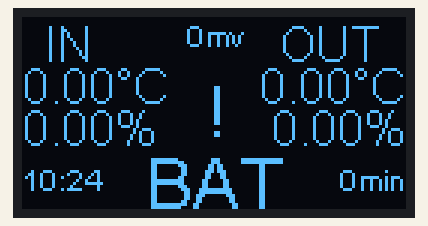
Bench run of a program on a simulated ESP8266 (Wemos D1 mini). Parts: 128×64 one-colour display. The local clock reads 2024-03-15 10:24:30 at power-on unless the program sets it; what the program prints to the serial monitor is not drawn.

Above: at 0.1 s.
At 60.2 s:
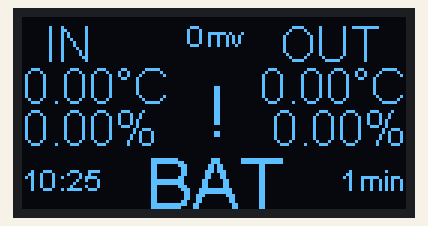
At 120.4 s:
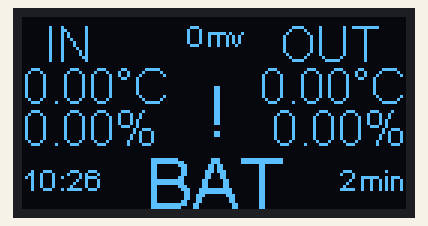

The program:

main.cpp
```cpp
#include <main.h>

void setup()
{
	wifi_set_channel(WIFI_CHANNEL);
	WiFi.hostname("Remote-display");
	Serial.begin(115200);
	Serial.println("\nStarted");
	Wire.begin();
	display.init();
    display.flipScreenVertically();
	display_data();

	Serial.println(WiFi.macAddress());

	init_esp_now();
}

void loop()
{
	if(package_recieved)
	{
		package_recieved = false;
		last_update = millis();
		if(data.humi[1] >= 0)
		{
			print_package();
			display_data();
		}
	}
	if(millis() - last_draw > 1000*60)
	{
		display_data();
	}
	delay(5000);
}

String get_time_str(time_t rawTime)
{
	char *dstAbbrev;
	time_t t = dstAdjusted.time(&dstAbbrev, rawTime);

	timeinfo = localtime(&t);
	return pad_number(timeinfo->tm_hour, 2) + ":" + pad_number(timeinfo->tm_min, 2);

}

String pad_number(int val, int n)
{
	int32_t multiplier = 1;
	int i=n;
	while( i >= 0)
	{
		if (val <= multiplier-1)
		{
			break;
		}
		i--;
		multiplier *= 10;
	}

	String out = "";

	if (val == 0)
	{
	    i--;
	}

	while(i-- > 0)
	{
		out += "0";
	}
	return out + String(val);
}

void display_data()
{
	display.clear();
	const int offset = 2;
	display.setTextAlignment(TEXT_ALIGN_LEFT);
	display.setFont(ArialMT_Plain_16);
	display.drawString(0, 0, "  IN");
	display.drawString(0, 16 - offset, String(data.temp[0]) + String("°C") );
	display.drawString(0, 32 - offset*2, String(data.humi[0]) + String("%"));

	display.setTextAlignment(TEXT_ALIGN_RIGHT);
	display.drawString(128, 0, "OUT  ");
	display.drawString(128, 16 - offset, String(data.temp[1]) + String("°C"));
	display.drawString(128, 32 - offset*2, String(data.humi[1]) + String("%"));

	display.setTextAlignment(TEXT_ALIGN_CENTER);
	display.setFont(ArialMT_Plain_10);
	display.drawString(64, 0, String(data.batV) + "mv");

	display.setTextAlignment(TEXT_ALIGN_LEFT);
	display.setFont(ArialMT_Plain_10);
	display.drawString(0, 48, get_time_str(data.time));
	display.setTextAlignment(TEXT_ALIGN_RIGHT);
	display.drawString(128, 48, String((millis() - last_update)/1000/60) + "min");

	if(data.batV < 3200)
	{
		display.setTextAlignment(TEXT_ALIGN_CENTER_BOTH);
		display.setFont(ArialMT_Plain_24);
		display.drawString(64, 32, "!");
		display.drawString(64, 32+24, "BAT");
	}
	display.display();
}

void print_package()
{
	// Print MAC of bug
	Serial.print("Sens: ");
	for(uint8_t i=0; i<5; i++)
	{
		Serial.print(mac_arr[i], HEX);Serial.print(':');
	}
	Serial.println(mac_arr[5], HEX);

	// Print package data (and calculated dew point)
	Serial.print("  Temp: "); Serial.print(data.temp[0]); Serial.print(" °C-i"); Serial.print(data.temp[1]); Serial.println(" °C");
	Serial.print("  Humi: "); Serial.print(data.humi[0]); Serial.print(" %-i"); Serial.print(data.humi[1]); Serial.print(" %");
	Serial.print("  BatV: "); Serial.print(data.batV); Serial.println(" mV\n");
	Serial.print("  Time: "); Serial.print(data.time); Serial.println(" s\n");

}

void init_esp_now()
{
	WiFi.mode(WIFI_OFF);
	delay(100);
	WiFi.mode(WIFI_STA);
	//Serial.println(wifi_get_channel());
	if(esp_now_init() != 0)
	{
		Serial.println("*** ESP_Now init failed");
		ESP.restart();
	}
	Serial.println("Listening for ESP-NOW packets");
		esp_now_set_self_role(ESP_NOW_ROLE_COMBO);
		esp_now_register_recv_cb(recieve_callback);
}

void recieve_callback(uint8_t *mac, uint8_t *rxData, uint8_t len)
{
	memcpy(&data, rxData, len);
	memcpy(mac_arr, mac, 6);

	package_recieved = true;
}
```

main.h
```cpp
#pragma once

#include <Arduino.h>

#include <ESP8266WiFi.h>
#include <time.h>
#include <simpleDSTadjust.h>

#include <Wire.h>
#include "SSD1306Wire.h"

#define WIFI_CHANNEL 10

extern "C"
{
  #include <espnow.h>
  #include <user_interface.h>
}

const int timezone = 1; // UTC standard time timezone
struct dstRule StartRule = {"CEST", Last, Sun, Mar, 2, 3600};    // Daylight time = UTC/GMT +2 hours
struct dstRule EndRule = {"CET", Last, Sun, Oct, 3, 0};          // Standard time = UTC/GMT +1 hour

simpleDSTadjust dstAdjusted(StartRule, EndRule);

SSD1306Wire  display(0x3C, SDA, SCL);


struct __attribute__((packed)) DISPLAY_DATA
{
  float temp[2];
  float humi[2];
  uint16_t batV;
  time_t time;
};

DISPLAY_DATA data;

unsigned long last_update = 0;
unsigned long last_draw = 0;
struct tm *timeinfo;

uint8_t mac_arr[6];

bool esp_now_info_sent = false;
bool package_recieved = false;

// prototypes

void recieve_callback(uint8_t *mac, uint8_t *data, uint8_t len);
void init_esp_now();
void print_package();
void display_data();
String get_time_str(time_t rawTime);
String pad_number(int val, int n);
```
